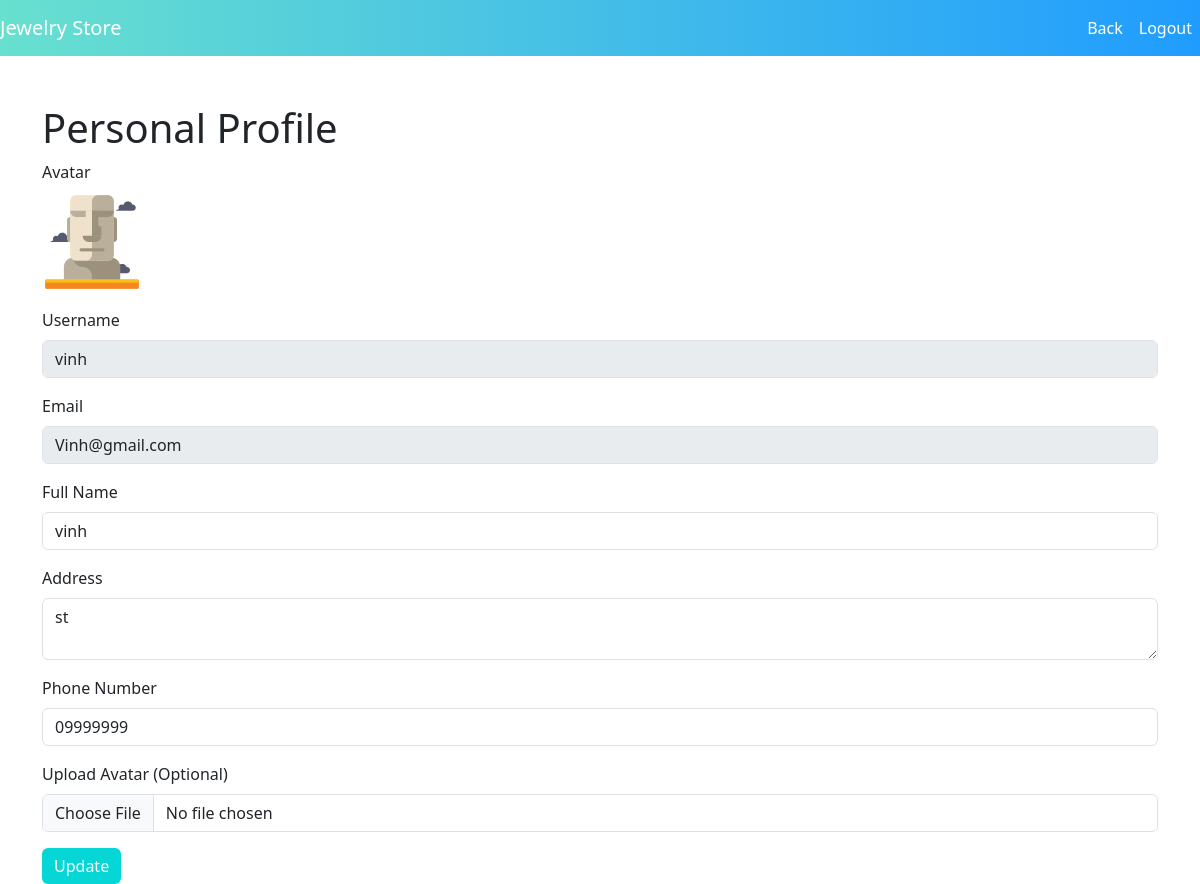
Screenshot of /backend/profile.php (signed in) with the database file from the repository.
### tables this page shows
CREATE TABLE users (
    id INT AUTO_INCREMENT PRIMARY KEY,
    username VARCHAR(50) NOT NULL UNIQUE,
    password VARCHAR(255) NOT NULL,
    email VARCHAR(100) NOT NULL UNIQUE,
    full_name VARCHAR(100),
    address TEXT,
    phone VARCHAR(20),
    role ENUM('user', 'admin') DEFAULT 'user',
    created_at TIMESTAMP DEFAULT CURRENT_TIMESTAMP,
    image VARCHAR(500)
);

### backend/profile.php (the view, shortened to what this page needs)
<?php
include 'config.php';
$user_id = $_SESSION['user_id'];
$sql = "SELECT * FROM users WHERE id = ?";
$stmt = $conn->prepare($sql);
$stmt->bind_param("i", $user_id);
$stmt->execute();
$result = $stmt->get_result();
$user = $result->fetch_assoc();
?>
<!DOCTYPE html>
<html lang="vi">
<head>
    <link href="https://cdn.jsdelivr.net/npm/bootstrap@5.3.0/dist/css/bootstrap.min.css" rel="stylesheet">
    <link rel="stylesheet" href="../frontend/css/style.css">
</head>
<body>
<nav class="navbar navbar-expand-lg navbar-light bg-light-blue">
    <a class="navbar-brand" href="#">Jewelry Store</a>
    <div class="collapse navbar-collapse" id="navbarNav">
        <ul class="navbar-nav ms-auto">
            <li class="nav-item">
                <a class="nav-link" href="/frontend/user.php">Back</a>
            </li>
            <?php if (isset($_SESSION['user_id'])) { ?>
                <li class="nav-item"><a class="nav-link" href="logout.php">Logout</a></li>
            <?php } else { ?>
                <li class="nav-item"><a class="nav-link" href="login.php">Login</a></li>
                <li class="nav-item"><a class="nav-link" href="register.php">Register</a></li>
            <?php } ?>
        </ul>
    </div>
</nav>
    <div class="container mt-5">
        <h1>Personal Profile</h1>
        <form method="POST" enctype="multipart/form-data">
            <div class="mb-3">
                <label class="form-label">Avatar</label><br>
                <img src="../<?php echo htmlspecialchars($user['image']); ?>" alt="Avatar" width="100" class="rounded">
            </div>
            <div class="mb-3">
                <label for="username" class="form-label">Username</label>
                <input type="text" class="form-control" id="username" value="<?php echo htmlspecialchars($user['username']); ?>" disabled>
            </div>
            <div class="mb-3">
                <label for="email" class="form-label">Email</label>
                <input type="email" class="form-control" id="email" value="<?php echo htmlspecialchars($user['email']); ?>" disabled>
            </div>
            <div class="mb-3">
                <label for="full_name" class="form-label">Full Name</label>
                <input type="text" class="form-control" id="full_name" name="full_name" value="<?php echo htmlspecialchars($user['full_name']); ?>">
            </div>
            <div class="mb-3">
                <label for="address" class="form-label">Address</label>
                <textarea class="form-control" id="address" name="address"><?php echo htmlspecialchars($user['address']); ?></textarea>
            </div>
            <div class="mb-3">
                <label for="phone" class="form-label">Phone Number</label>
                <input type="text" class="form-control" id="phone" name="phone" value="<?php echo htmlspecialchars($user['phone']); ?>">
            </div>
            <div class="mb-3">
                <label for="image" class="form-label">Upload Avatar (Optional)</label>
                <input type="file" class="form-control" id="image" name="image" accept="image/*">
            </div>
            <button type="submit" class="btn btn-primary">Update</button>
        </form>
    </div>
</body>
</html>

### frontend/css/style.css (style rules this page uses)
.bg-light-blue { background: linear-gradient(to left, #209CFF, #68E0CF); }
.navbar-brand, .nav-link { color: #fff !important; }
.btn-primary { background-color: #07d6d6; border: none; }

### rows the page displays
users: image (picture), username "vinh", email "Vinh@gmail.com", full_name "vinh", address "st", phone "09999999"
